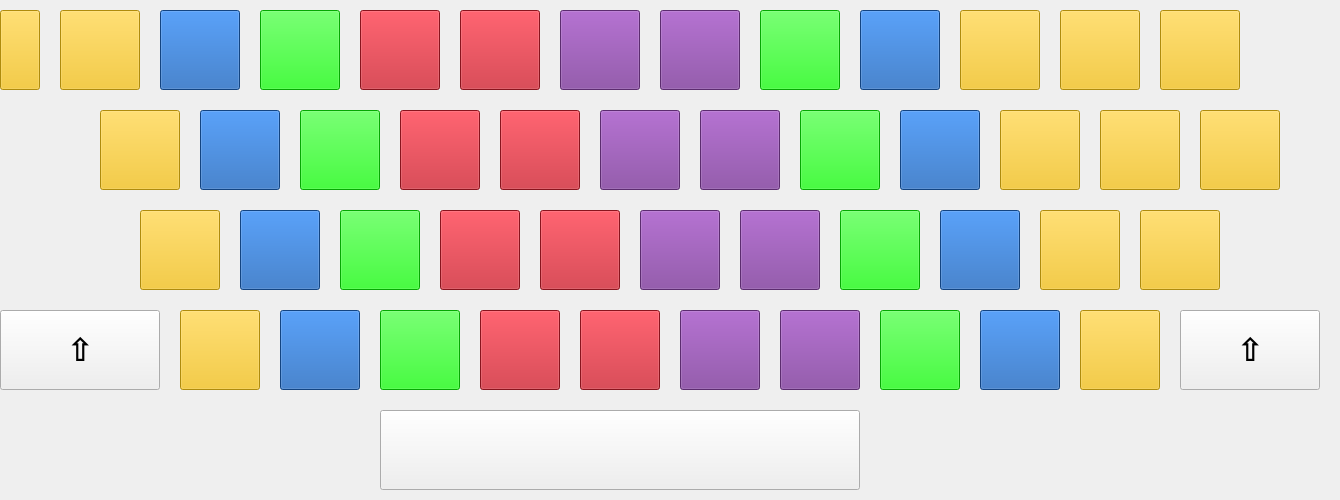
<?xml version="1.0" encoding="UTF-8"?>
<ui version="4.0">
 <class>Keyboard</class>
 <widget class="QWidget" name="Keyboard">
  <property name="geometry">
   <rect>
    <x>0</x>
    <y>0</y>
    <width>1340</width>
    <height>500</height>
   </rect>
  </property>
  <property name="windowTitle">
   <string>Keyboard</string>
  </property>
  <widget class="QPushButton" name="number_button_1">
   <property name="geometry">
    <rect>
     <x>60</x>
     <y>10</y>
     <width>80</width>
     <height>80</height>
    </rect>
   </property>
   <property name="styleSheet">
    <string notr="true">background-color: rgb(245, 194, 17)</string>
   </property>
   <property name="text">
    <string/>
   </property>
  </widget>
  <widget class="QPushButton" name="symbol_button_1">
   <property name="geometry">
    <rect>
     <x>100</x>
     <y>110</y>
     <width>80</width>
     <height>80</height>
    </rect>
   </property>
   <property name="styleSheet">
    <string notr="true"> background-color: rgb(245, 194, 17)</string>
   </property>
   <property name="text">
    <string/>
   </property>
  </widget>
  <widget class="QPushButton" name="symbol_button_13">
   <property name="geometry">
    <rect>
     <x>140</x>
     <y>210</y>
     <width>80</width>
     <height>80</height>
    </rect>
   </property>
   <property name="styleSheet">
    <string notr="true"> background-color: rgb(245, 194, 17)</string>
   </property>
   <property name="text">
    <string/>
   </property>
  </widget>
  <widget class="QPushButton" name="symbol_button_24">
   <property name="geometry">
    <rect>
     <x>180</x>
     <y>310</y>
     <width>80</width>
     <height>80</height>
    </rect>
   </property>
   <property name="styleSheet">
    <string notr="true"> background-color: rgb(245, 194, 17)</string>
   </property>
   <property name="text">
    <string/>
   </property>
  </widget>
  <widget class="QPushButton" name="number_button_2">
   <property name="geometry">
    <rect>
     <x>160</x>
     <y>10</y>
     <width>80</width>
     <height>80</height>
    </rect>
   </property>
   <property name="styleSheet">
    <string notr="true"> background-color: rgb(26, 95, 180)</string>
   </property>
   <property name="text">
    <string/>
   </property>
  </widget>
  <widget class="QPushButton" name="symbol_button_14">
   <property name="geometry">
    <rect>
     <x>240</x>
     <y>210</y>
     <width>80</width>
     <height>80</height>
    </rect>
   </property>
   <property name="styleSheet">
    <string notr="true"> background-color: rgb(26, 95, 180)</string>
   </property>
   <property name="text">
    <string/>
   </property>
  </widget>
  <widget class="QPushButton" name="symbol_button_2">
   <property name="geometry">
    <rect>
     <x>200</x>
     <y>110</y>
     <width>80</width>
     <height>80</height>
    </rect>
   </property>
   <property name="styleSheet">
    <string notr="true"> background-color: rgb(26, 95, 180)</string>
   </property>
   <property name="text">
    <string/>
   </property>
  </widget>
  <widget class="QPushButton" name="symbol_button_25">
   <property name="geometry">
    <rect>
     <x>280</x>
     <y>310</y>
     <width>80</width>
     <height>80</height>
    </rect>
   </property>
   <property name="styleSheet">
    <string notr="true"> background-color: rgb(26, 95, 180)</string>
   </property>
   <property name="text">
    <string/>
   </property>
  </widget>
  <widget class="QPushButton" name="shift_button_1">
   <property name="geometry">
    <rect>
     <x>0</x>
     <y>310</y>
     <width>160</width>
     <height>80</height>
    </rect>
   </property>
   <property name="font">
    <font>
     <family>DejaVu Sans</family>
     <pointsize>24</pointsize>
     <weight>75</weight>
     <italic>false</italic>
     <bold>true</bold>
    </font>
   </property>
   <property name="text">
    <string>⇧</string>
   </property>
  </widget>
  <widget class="QPushButton" name="symbol_button_26">
   <property name="geometry">
    <rect>
     <x>380</x>
     <y>310</y>
     <width>80</width>
     <height>80</height>
    </rect>
   </property>
   <property name="styleSheet">
    <string notr="true"> background-color: rgb(6, 234, 2)</string>
   </property>
   <property name="text">
    <string/>
   </property>
  </widget>
  <widget class="QPushButton" name="number_button_3">
   <property name="geometry">
    <rect>
     <x>260</x>
     <y>10</y>
     <width>80</width>
     <height>80</height>
    </rect>
   </property>
   <property name="styleSheet">
    <string notr="true"> background-color: rgb(6, 234, 2)</string>
   </property>
   <property name="text">
    <string/>
   </property>
  </widget>
  <widget class="QPushButton" name="symbol_button_3">
   <property name="geometry">
    <rect>
     <x>300</x>
     <y>110</y>
     <width>80</width>
     <height>80</height>
    </rect>
   </property>
   <property name="styleSheet">
    <string notr="true"> background-color: rgb(6, 234, 2)</string>
   </property>
   <property name="text">
    <string/>
   </property>
  </widget>
  <widget class="QPushButton" name="symbol_button_15">
   <property name="geometry">
    <rect>
     <x>340</x>
     <y>210</y>
     <width>80</width>
     <height>80</height>
    </rect>
   </property>
   <property name="styleSheet">
    <string notr="true"> background-color: rgb(6, 234, 2)</string>
   </property>
   <property name="text">
    <string/>
   </property>
  </widget>
  <widget class="QPushButton" name="symbol_button_16">
   <property name="geometry">
    <rect>
     <x>440</x>
     <y>210</y>
     <width>80</width>
     <height>80</height>
    </rect>
   </property>
   <property name="styleSheet">
    <string notr="true"> background-color: rgb(192, 28, 40)</string>
   </property>
   <property name="text">
    <string/>
   </property>
  </widget>
  <widget class="QPushButton" name="number_button_4">
   <property name="geometry">
    <rect>
     <x>360</x>
     <y>10</y>
     <width>80</width>
     <height>80</height>
    </rect>
   </property>
   <property name="styleSheet">
    <string notr="true"> background-color: rgb(192, 28, 40)</string>
   </property>
   <property name="text">
    <string/>
   </property>
  </widget>
  <widget class="QPushButton" name="symbol_button_27">
   <property name="geometry">
    <rect>
     <x>480</x>
     <y>310</y>
     <width>80</width>
     <height>80</height>
    </rect>
   </property>
   <property name="styleSheet">
    <string notr="true"> background-color: rgb(192, 28, 40)</string>
   </property>
   <property name="text">
    <string/>
   </property>
  </widget>
  <widget class="QPushButton" name="symbol_button_4">
   <property name="geometry">
    <rect>
     <x>400</x>
     <y>110</y>
     <width>80</width>
     <height>80</height>
    </rect>
   </property>
   <property name="styleSheet">
    <string notr="true"> background-color: rgb(192, 28, 40)</string>
   </property>
   <property name="text">
    <string/>
   </property>
  </widget>
  <widget class="QPushButton" name="symbol_button_17">
   <property name="geometry">
    <rect>
     <x>540</x>
     <y>210</y>
     <width>80</width>
     <height>80</height>
    </rect>
   </property>
   <property name="styleSheet">
    <string notr="true"> background-color: rgb(192, 28, 40)</string>
   </property>
   <property name="text">
    <string/>
   </property>
  </widget>
  <widget class="QPushButton" name="symbol_button_28">
   <property name="geometry">
    <rect>
     <x>580</x>
     <y>310</y>
     <width>80</width>
     <height>80</height>
    </rect>
   </property>
   <property name="styleSheet">
    <string notr="true"> background-color: rgb(192, 28, 40)</string>
   </property>
   <property name="text">
    <string/>
   </property>
  </widget>
  <widget class="QPushButton" name="number_button_5">
   <property name="geometry">
    <rect>
     <x>460</x>
     <y>10</y>
     <width>80</width>
     <height>80</height>
    </rect>
   </property>
   <property name="styleSheet">
    <string notr="true"> background-color: rgb(192, 28, 40)</string>
   </property>
   <property name="text">
    <string/>
   </property>
  </widget>
  <widget class="QPushButton" name="symbol_button_5">
   <property name="geometry">
    <rect>
     <x>500</x>
     <y>110</y>
     <width>80</width>
     <height>80</height>
    </rect>
   </property>
   <property name="styleSheet">
    <string notr="true"> background-color: rgb(192, 28, 40)</string>
   </property>
   <property name="text">
    <string/>
   </property>
  </widget>
  <widget class="QPushButton" name="symbol_button_29">
   <property name="geometry">
    <rect>
     <x>680</x>
     <y>310</y>
     <width>80</width>
     <height>80</height>
    </rect>
   </property>
   <property name="styleSheet">
    <string notr="true"> background-color: rgb(129, 61, 156)</string>
   </property>
   <property name="text">
    <string/>
   </property>
  </widget>
  <widget class="QPushButton" name="symbol_button_6">
   <property name="geometry">
    <rect>
     <x>600</x>
     <y>110</y>
     <width>80</width>
     <height>80</height>
    </rect>
   </property>
   <property name="styleSheet">
    <string notr="true"> background-color: rgb(129, 61, 156)</string>
   </property>
   <property name="text">
    <string/>
   </property>
  </widget>
  <widget class="QPushButton" name="number_button_6">
   <property name="geometry">
    <rect>
     <x>560</x>
     <y>10</y>
     <width>80</width>
     <height>80</height>
    </rect>
   </property>
   <property name="styleSheet">
    <string notr="true"> background-color: rgb(129, 61, 156)</string>
   </property>
   <property name="text">
    <string/>
   </property>
  </widget>
  <widget class="QPushButton" name="symbol_button_18">
   <property name="geometry">
    <rect>
     <x>640</x>
     <y>210</y>
     <width>80</width>
     <height>80</height>
    </rect>
   </property>
   <property name="styleSheet">
    <string notr="true"> background-color: rgb(129, 61, 156)</string>
   </property>
   <property name="text">
    <string/>
   </property>
  </widget>
  <widget class="QPushButton" name="symbol_button_32">
   <property name="geometry">
    <rect>
     <x>980</x>
     <y>310</y>
     <width>80</width>
     <height>80</height>
    </rect>
   </property>
   <property name="styleSheet">
    <string notr="true"> background-color: rgb(26, 95, 180)</string>
   </property>
   <property name="text">
    <string/>
   </property>
  </widget>
  <widget class="QPushButton" name="symbol_button_33">
   <property name="geometry">
    <rect>
     <x>1080</x>
     <y>310</y>
     <width>80</width>
     <height>80</height>
    </rect>
   </property>
   <property name="styleSheet">
    <string notr="true"> background-color: rgb(245, 194, 17)</string>
   </property>
   <property name="text">
    <string/>
   </property>
  </widget>
  <widget class="QPushButton" name="symbol_button_8">
   <property name="geometry">
    <rect>
     <x>800</x>
     <y>110</y>
     <width>80</width>
     <height>80</height>
    </rect>
   </property>
   <property name="styleSheet">
    <string notr="true"> background-color: rgb(6, 234, 2)</string>
   </property>
   <property name="text">
    <string/>
   </property>
  </widget>
  <widget class="QPushButton" name="symbol_button_30">
   <property name="geometry">
    <rect>
     <x>780</x>
     <y>310</y>
     <width>80</width>
     <height>80</height>
    </rect>
   </property>
   <property name="styleSheet">
    <string notr="true">background-color: rgb(129, 61, 156)</string>
   </property>
   <property name="text">
    <string/>
   </property>
  </widget>
  <widget class="QPushButton" name="number_button_10">
   <property name="geometry">
    <rect>
     <x>960</x>
     <y>10</y>
     <width>80</width>
     <height>80</height>
    </rect>
   </property>
   <property name="styleSheet">
    <string notr="true"> background-color: rgb(245, 194, 17)</string>
   </property>
   <property name="text">
    <string/>
   </property>
  </widget>
  <widget class="QPushButton" name="symbol_button_19">
   <property name="geometry">
    <rect>
     <x>740</x>
     <y>210</y>
     <width>80</width>
     <height>80</height>
    </rect>
   </property>
   <property name="styleSheet">
    <string notr="true"> background-color: rgb(129, 61, 156)</string>
   </property>
   <property name="text">
    <string/>
   </property>
  </widget>
  <widget class="QPushButton" name="symbol_button_9">
   <property name="geometry">
    <rect>
     <x>900</x>
     <y>110</y>
     <width>80</width>
     <height>80</height>
    </rect>
   </property>
   <property name="styleSheet">
    <string notr="true"> background-color: rgb(26, 95, 180)</string>
   </property>
   <property name="text">
    <string/>
   </property>
  </widget>
  <widget class="QPushButton" name="number_button_11">
   <property name="geometry">
    <rect>
     <x>1060</x>
     <y>10</y>
     <width>80</width>
     <height>80</height>
    </rect>
   </property>
   <property name="styleSheet">
    <string notr="true"> background-color: rgb(245, 194, 17)</string>
   </property>
   <property name="text">
    <string/>
   </property>
  </widget>
  <widget class="QPushButton" name="symbol_button_20">
   <property name="geometry">
    <rect>
     <x>840</x>
     <y>210</y>
     <width>80</width>
     <height>80</height>
    </rect>
   </property>
   <property name="styleSheet">
    <string notr="true"> background-color: rgb(6, 234, 2)</string>
   </property>
   <property name="text">
    <string/>
   </property>
  </widget>
  <widget class="QPushButton" name="symbol_button_12">
   <property name="geometry">
    <rect>
     <x>1200</x>
     <y>110</y>
     <width>80</width>
     <height>80</height>
    </rect>
   </property>
   <property name="styleSheet">
    <string notr="true"> background-color: rgb(245, 194, 17)</string>
   </property>
   <property name="text">
    <string/>
   </property>
  </widget>
  <widget class="QPushButton" name="symbol_button_22">
   <property name="geometry">
    <rect>
     <x>1040</x>
     <y>210</y>
     <width>80</width>
     <height>80</height>
    </rect>
   </property>
   <property name="styleSheet">
    <string notr="true"> background-color: rgb(245, 194, 17)</string>
   </property>
   <property name="text">
    <string/>
   </property>
  </widget>
  <widget class="QPushButton" name="symbol_button_31">
   <property name="geometry">
    <rect>
     <x>880</x>
     <y>310</y>
     <width>80</width>
     <height>80</height>
    </rect>
   </property>
   <property name="styleSheet">
    <string notr="true"> background-color: rgb(6, 234, 2)</string>
   </property>
   <property name="text">
    <string/>
   </property>
  </widget>
  <widget class="QPushButton" name="symbol_button_23">
   <property name="geometry">
    <rect>
     <x>1140</x>
     <y>210</y>
     <width>80</width>
     <height>80</height>
    </rect>
   </property>
   <property name="styleSheet">
    <string notr="true"> background-color: rgb(245, 194, 17)</string>
   </property>
   <property name="text">
    <string/>
   </property>
  </widget>
  <widget class="QPushButton" name="symbol_button_10">
   <property name="geometry">
    <rect>
     <x>1000</x>
     <y>110</y>
     <width>80</width>
     <height>80</height>
    </rect>
   </property>
   <property name="styleSheet">
    <string notr="true"> background-color: rgb(245, 194, 17)</string>
   </property>
   <property name="text">
    <string/>
   </property>
  </widget>
  <widget class="QPushButton" name="symbol_button_7">
   <property name="geometry">
    <rect>
     <x>700</x>
     <y>110</y>
     <width>80</width>
     <height>80</height>
    </rect>
   </property>
   <property name="styleSheet">
    <string notr="true"> background-color: rgb(129, 61, 156)</string>
   </property>
   <property name="text">
    <string/>
   </property>
  </widget>
  <widget class="QPushButton" name="number_button_8">
   <property name="geometry">
    <rect>
     <x>760</x>
     <y>10</y>
     <width>80</width>
     <height>80</height>
    </rect>
   </property>
   <property name="styleSheet">
    <string notr="true"> background-color: rgb(6, 234, 2)</string>
   </property>
   <property name="text">
    <string/>
   </property>
  </widget>
  <widget class="QPushButton" name="number_button_9">
   <property name="geometry">
    <rect>
     <x>860</x>
     <y>10</y>
     <width>80</width>
     <height>80</height>
    </rect>
   </property>
   <property name="styleSheet">
    <string notr="true"> background-color: rgb(26, 95, 180)</string>
   </property>
   <property name="text">
    <string/>
   </property>
  </widget>
  <widget class="QPushButton" name="number_button_12">
   <property name="geometry">
    <rect>
     <x>1160</x>
     <y>10</y>
     <width>80</width>
     <height>80</height>
    </rect>
   </property>
   <property name="styleSheet">
    <string notr="true"> background-color: rgb(245, 194, 17)</string>
   </property>
   <property name="text">
    <string/>
   </property>
  </widget>
  <widget class="QPushButton" name="symbol_button_21">
   <property name="geometry">
    <rect>
     <x>940</x>
     <y>210</y>
     <width>80</width>
     <height>80</height>
    </rect>
   </property>
   <property name="styleSheet">
    <string notr="true"> background-color: rgb(26, 95, 180)</string>
   </property>
   <property name="text">
    <string/>
   </property>
  </widget>
  <widget class="QPushButton" name="symbol_button_11">
   <property name="geometry">
    <rect>
     <x>1100</x>
     <y>110</y>
     <width>80</width>
     <height>80</height>
    </rect>
   </property>
   <property name="styleSheet">
    <string notr="true"> background-color: rgb(245, 194, 17)</string>
   </property>
   <property name="text">
    <string/>
   </property>
  </widget>
  <widget class="QPushButton" name="number_button_7">
   <property name="geometry">
    <rect>
     <x>660</x>
     <y>10</y>
     <width>80</width>
     <height>80</height>
    </rect>
   </property>
   <property name="styleSheet">
    <string notr="true"> background-color: rgb(129, 61, 156)</string>
   </property>
   <property name="text">
    <string/>
   </property>
  </widget>
  <widget class="QPushButton" name="shift_button_2">
   <property name="geometry">
    <rect>
     <x>1180</x>
     <y>310</y>
     <width>140</width>
     <height>80</height>
    </rect>
   </property>
   <property name="font">
    <font>
     <family>DejaVu Sans</family>
     <pointsize>24</pointsize>
     <weight>75</weight>
     <italic>false</italic>
     <bold>true</bold>
    </font>
   </property>
   <property name="text">
    <string>⇧</string>
   </property>
  </widget>
  <widget class="QPushButton" name="space_button">
   <property name="geometry">
    <rect>
     <x>380</x>
     <y>410</y>
     <width>480</width>
     <height>80</height>
    </rect>
   </property>
   <property name="text">
    <string/>
   </property>
  </widget>
  <widget class="QPushButton" name="extra_button">
   <property name="geometry">
    <rect>
     <x>0</x>
     <y>10</y>
     <width>40</width>
     <height>80</height>
    </rect>
   </property>
   <property name="styleSheet">
    <string notr="true"> background-color: rgb(245, 194, 17)</string>
   </property>
   <property name="text">
    <string/>
   </property>
  </widget>
 </widget>
 <resources/>
 <connections/>
</ui>
